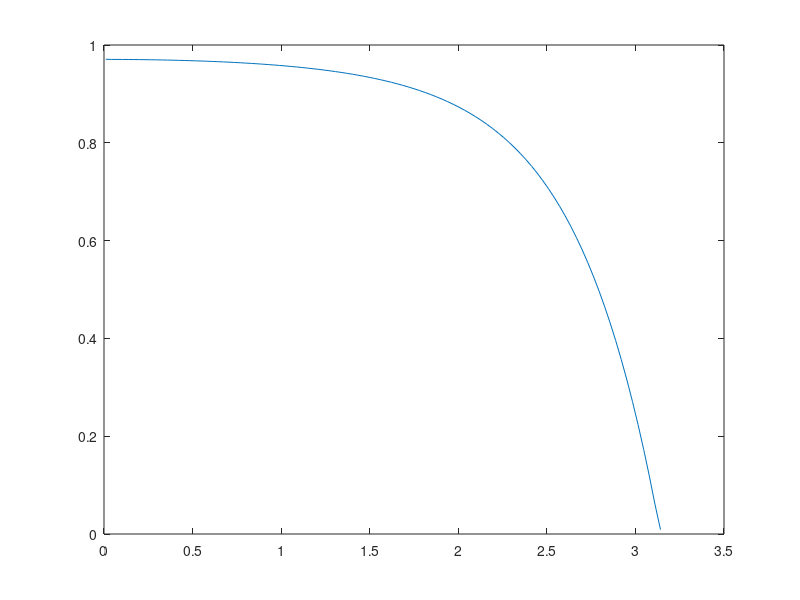

MATLAB code to generate this figure:
clear all
m=28*1.67e-27;
g=44.9;
a=0.272e-9;
n_total=10000;
n_pml=4500;
n_domain=n_total-2*n_pml;
sigma_max=1.68e12;


r=.5;                                        %mass ratio
M=[m*ones(n_total/2,1); r*m*ones(n_total/2,1)];

kna=linspace(0.01,pi,100);

sigma=zeros(n_total,1);

for n=1:1:n_total                          
    if n<n_pml+1
        sigma(n)=(sigma_max*(n_pml+1-n)^2)/n_pml^2;
    elseif n>=n_total-n_pml
        sigma(n)=(sigma_max*(n-(n_total-n_pml))^2)/n_pml^2;
    end 
end
x=[-n_total/2:1:-1];


for j=1:numel(kna)

    U_inc= [exp(1i*kna(j).*x(:)); zeros(n_total/2,1)];
    w = sqrt(2*g/m*(1-cos(kna(j))));              %frequency
    A = [0;-g./(M(2:n_total-1)*w^2)]  ;                                                            %super diagonal element
    b = [1;(-1+2*g./(M(2:n_total-1)*w^2)) + sigma(2:n_total-1).^2/w^2- 2*sigma(2:n_total-1)*1i/w;1];   %diagonal element                                                              
    c = [-g./(M(2:n_total-1)*w^2);0];                                                                %sub diagonal elements                                              
    d = [0;(1 -2*g./(M(2:n_total-1)*w^2)).*U_inc(2:n_total-1)+(g./(M(2:n_total-1)*w^2)).*(U_inc(3:n_total)+U_inc(1:n_total-2));0];                       
%     U_scat=TDMAsolver(A,b,c,d);
%     u_scat=U_scat';
    U=gallery('tridiag',c,b,A);   
    u_scat=U\d;

     
   
    R= M(1:n_pml).*sigma(1:n_pml).*(abs(u_scat(1:n_pml))).^2.*w^2;     %Reflected energy
    T= M(n_total-n_pml+1:n_total).*sigma(n_total-n_pml+1:n_total).*(abs(u_scat(n_total-n_pml+1:n_total))).^2.*w^2; %Transmitted energy

    Re= sum(R);
    Tr= sum(T);
       
Te(j)= Tr/(Re+Tr);   %Reflection coefficient
end

plot(kna,Te)

% end